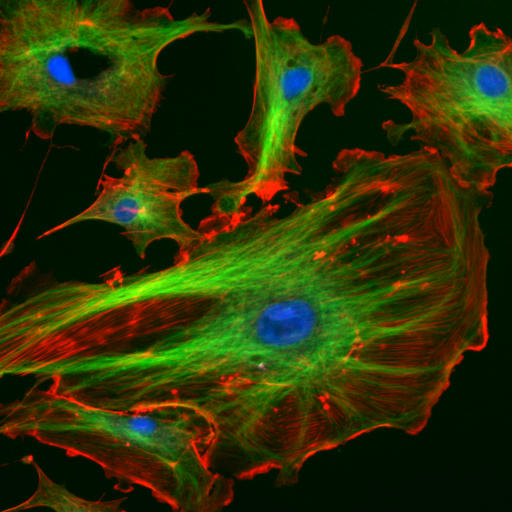
%> input picture cell2.jpg, 512 x 512 px
$ octave ePieTest.m   (GNU Octave 9; MATLAB toolbox functions it lacks are replaced by stand-ins)
%> lines starting %> are read from the running program, lines starting %| are printed output that depends on the picture
%% parameters

r = 40; %% radius of aperture
apshift = 10; %% half distance between the aperture positions
n = 30; %% number of pie loops
alpha = 0.0001;
beta = 1;
phiobjoffset= 0*pi;
dfpatterfignon = 1;

%% load image data
%% fluoresence image of cell, e.g. from www.invitrogen.com
%% or http://rsb.info.nih.gov/ij/images/FluorescentCells.jpg

%% Image resized to 201x201 pixel

fluo_cell = imread('cell2.jpg');
%> fluo_cell is the input picture: size 512x512x3 uint8; mean R, G, B 45.4, 50.4, 6.6
%fluo_cell = cell2_01;
fluo_cell_hsv = rgb2hsv(fluo_cell);
%> fluo_cell_hsv: size 512x512x3 double; mean H, S, V 0.226, 0.959, 0.262
datamp = squeeze(fluo_cell_hsv(:,:,3));
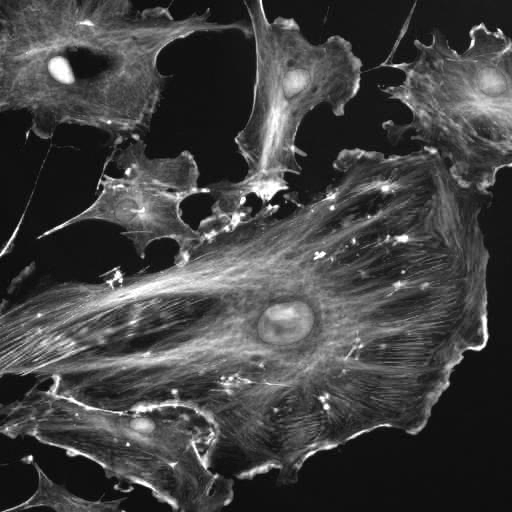
%> datamp: size 512x512 double; min 0.0235, max 1, mean 0.262
datphase = 2*pi.*squeeze(fluo_cell_hsv(:,:,1))-pi;
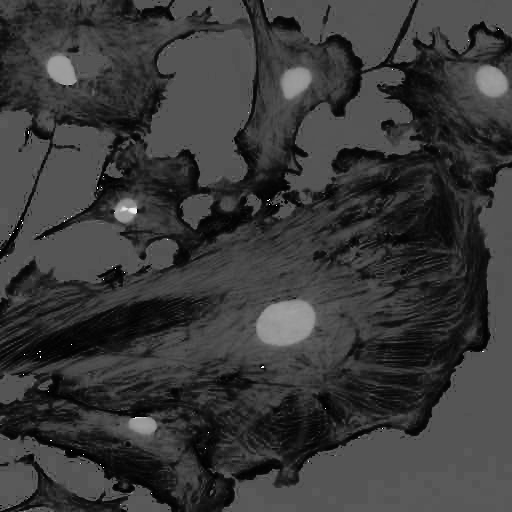
%> datphase: size 512x512 double; min -3.14, max 3.14, mean -1.72; drawn with min black and max white
dat = flipud(datamp.*exp(sqrt(-1)*datphase));

%% define the 4 positions
[x,y] = meshgrid(1:201,1:201);
xp(1) = 100-apshift; xp(2) = 100-apshift;
xp(3) = 100+apshift; xp(4) = 100+apshift;
yp(1) = 100-apshift; yp(2) = 100+apshift;
yp(3) = 100+apshift; yp(4) = 100-apshift;

%% model illumination functions (pinhole)

for i = 1:4

    probe(:,:,i) = sign(real(sqrt(r.^2-(x-xp(i)).^2-(y-yp(i)).^2)));
end

%% create diffraction patterns
for i = 1:4

%> (the run ends here)
